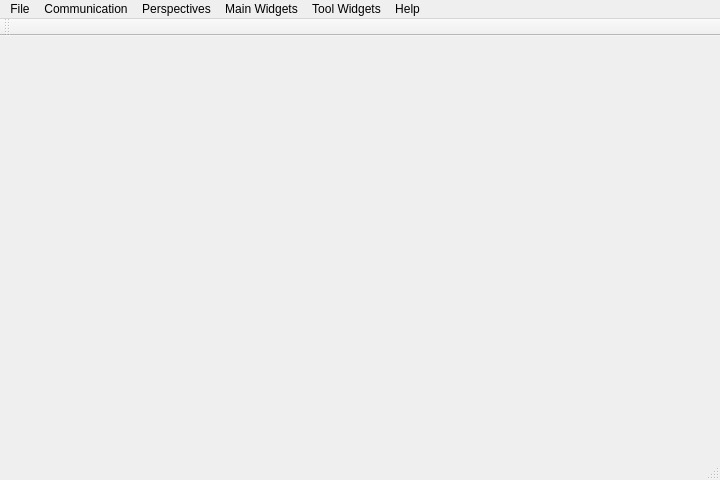
<?xml version="1.0" encoding="UTF-8"?>
<ui version="4.0">
 <class>MainWindow</class>
 <widget class="QMainWindow" name="MainWindow">
  <property name="geometry">
   <rect>
    <x>0</x>
    <y>0</y>
    <width>720</width>
    <height>480</height>
   </rect>
  </property>
  <property name="font">
   <font>
    <weight>50</weight>
    <bold>false</bold>
   </font>
  </property>
  <property name="windowTitle">
   <string>GSSControlStation</string>
  </property>
  <property name="windowIcon">
   <iconset>
    <normaloff>:/files/images_icons/apps/globe.ico</normaloff>:/files/images_icons/apps/globe.ico</iconset>
  </property>
  <property name="styleSheet">
   <string notr="true"/>
  </property>
  <property name="iconSize">
   <size>
    <width>40</width>
    <height>40</height>
   </size>
  </property>
  <property name="animated">
   <bool>true</bool>
  </property>
  <widget class="QWidget" name="centralWidget"/>
  <widget class="QMenuBar" name="menuBar">
   <property name="geometry">
    <rect>
     <x>0</x>
     <y>0</y>
     <width>720</width>
     <height>21</height>
    </rect>
   </property>
   <widget class="QMenu" name="menuFile">
    <property name="title">
     <string>File</string>
    </property>
    <addaction name="actionLoad_Settings"/>
    <addaction name="actionSave_Settings"/>
    <addaction name="actionExit"/>
   </widget>
   <widget class="QMenu" name="menuCommunication">
    <property name="title">
     <string>Communication</string>
    </property>
    <addaction name="actionConnect"/>
    <addaction name="actionDisconnect"/>
   </widget>
   <widget class="QMenu" name="menuPerspectives">
    <property name="title">
     <string>Perspectives</string>
    </property>
    <addaction name="actionOperator"/>
    <addaction name="actionEngineer"/>
   </widget>
   <widget class="QMenu" name="menuMain_Widgits">
    <property name="title">
     <string>Main Widgets</string>
    </property>
    <addaction name="actionSystem_configuration"/>
   </widget>
   <widget class="QMenu" name="menuTool_Widgets">
    <property name="title">
     <string>Tool Widgets</string>
    </property>
    <addaction name="actionDebug_Console"/>
    <addaction name="actionParameter"/>
    <addaction name="actionSystem_Status"/>
   </widget>
   <widget class="QMenu" name="menuHelps">
    <property name="title">
     <string>Help</string>
    </property>
    <addaction name="actionAbout_GSSControlStation"/>
   </widget>
   <addaction name="menuFile"/>
   <addaction name="menuCommunication"/>
   <addaction name="menuPerspectives"/>
   <addaction name="menuMain_Widgits"/>
   <addaction name="menuTool_Widgets"/>
   <addaction name="menuHelps"/>
  </widget>
  <widget class="QToolBar" name="mainToolBar">
   <attribute name="toolBarArea">
    <enum>TopToolBarArea</enum>
   </attribute>
   <attribute name="toolBarBreak">
    <bool>false</bool>
   </attribute>
  </widget>
  <widget class="QStatusBar" name="statusBar"/>
  <action name="actionLoad_Settings">
   <property name="icon">
    <iconset>
     <normaloff>:/files/images_icons/apps/download.ico</normaloff>:/files/images_icons/apps/download.ico</iconset>
   </property>
   <property name="text">
    <string>Load Settings</string>
   </property>
  </action>
  <action name="actionSave_Settings">
   <property name="icon">
    <iconset>
     <normaloff>:/files/images_icons/apps/save.ico</normaloff>:/files/images_icons/apps/save.ico</iconset>
   </property>
   <property name="text">
    <string>Save Settings</string>
   </property>
  </action>
  <action name="actionExit">
   <property name="icon">
    <iconset>
     <normaloff>:/files/images_icons/apps/button_cancel_256.ico</normaloff>:/files/images_icons/apps/button_cancel_256.ico</iconset>
   </property>
   <property name="text">
    <string>Exit</string>
   </property>
  </action>
  <action name="actionConnect">
   <property name="icon">
    <iconset>
     <normaloff>:/files/images_icons/apps/connect.ico</normaloff>:/files/images_icons/apps/connect.ico</iconset>
   </property>
   <property name="text">
    <string>Connect</string>
   </property>
  </action>
  <action name="actionOperator">
   <property name="icon">
    <iconset>
     <normaloff>:/files/images_icons/apps/system-users.svg</normaloff>:/files/images_icons/apps/system-users.svg</iconset>
   </property>
   <property name="text">
    <string>Operator</string>
   </property>
  </action>
  <action name="actionEngineer">
   <property name="icon">
    <iconset>
     <normaloff>:/files/images_icons/apps/engineer_avatar.ico</normaloff>:/files/images_icons/apps/engineer_avatar.ico</iconset>
   </property>
   <property name="text">
    <string>Engineer</string>
   </property>
  </action>
  <action name="actionSystem_configuration">
   <property name="icon">
    <iconset>
     <normaloff>:/files/images_icons/apps/preferences_system.ico</normaloff>:/files/images_icons/apps/preferences_system.ico</iconset>
   </property>
   <property name="text">
    <string>System Configuration</string>
   </property>
  </action>
  <action name="actionDebug_Console">
   <property name="icon">
    <iconset>
     <normaloff>:/files/images_icons/apps/guake.ico</normaloff>:/files/images_icons/apps/guake.ico</iconset>
   </property>
   <property name="text">
    <string>Debug Console</string>
   </property>
  </action>
  <action name="actionParameter">
   <property name="text">
    <string>Parameter</string>
   </property>
  </action>
  <action name="actionSystem_Status">
   <property name="text">
    <string>System Status</string>
   </property>
  </action>
  <action name="actionAbout_GSSControlStation">
   <property name="icon">
    <iconset>
     <normaloff>:/files/images_icons/apps/info_box_blue.ico</normaloff>:/files/images_icons/apps/info_box_blue.ico</iconset>
   </property>
   <property name="text">
    <string>About GSSControlStation</string>
   </property>
  </action>
  <action name="actionDisconnect">
   <property name="icon">
    <iconset>
     <normaloff>:/files/images_icons/apps/disconnect.ico</normaloff>:/files/images_icons/apps/disconnect.ico</iconset>
   </property>
   <property name="text">
    <string>Disconnect</string>
   </property>
  </action>
 </widget>
 <layoutdefault spacing="6" margin="11"/>
 <resources/>
 <connections/>
</ui>
